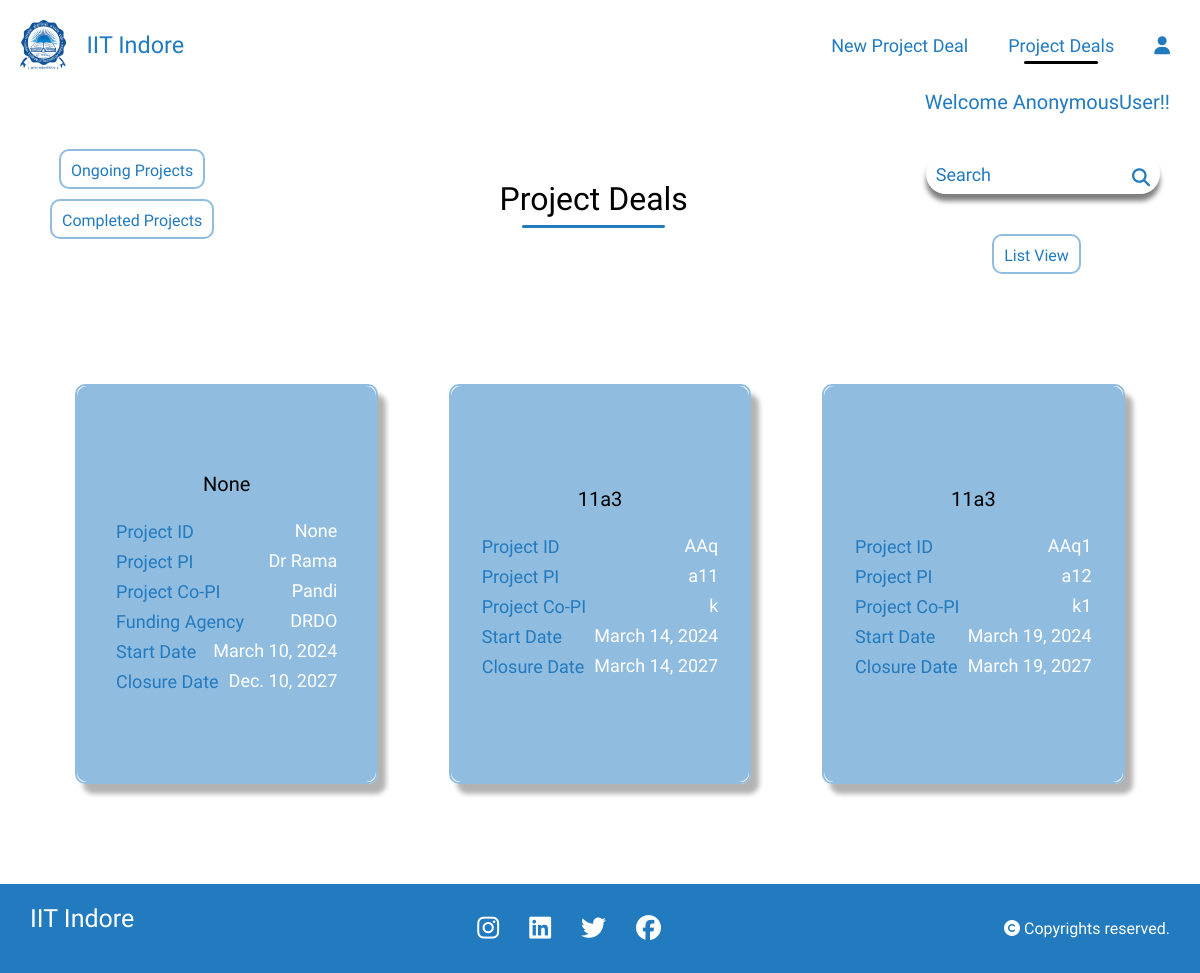
/project_search/, run on an earlier commit of the app's database.
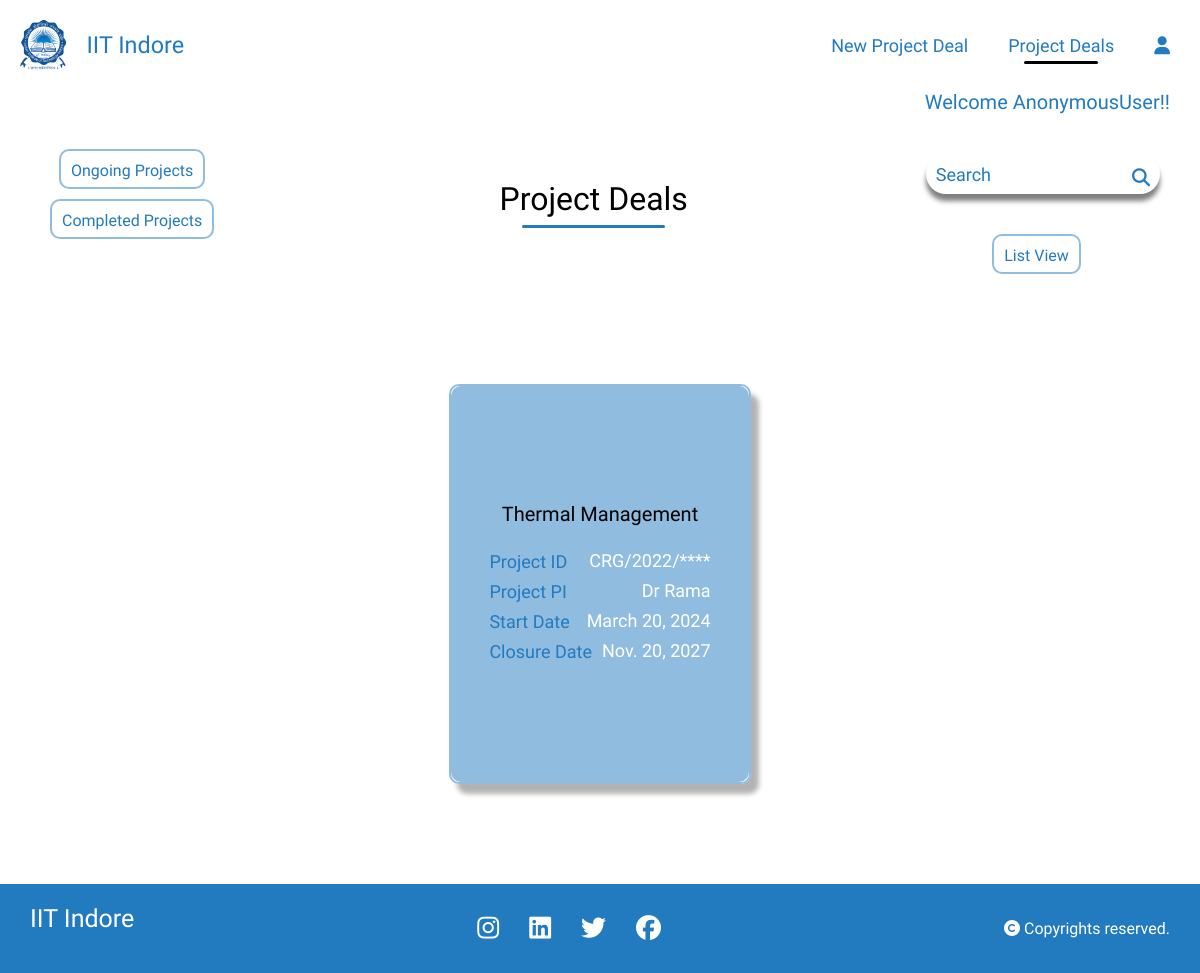
And on a later commit of the database.
### home/models.py (models this page shows)
class project_details(models.Model):
    Project_Fellowship_No = models.CharField(max_length=20,null=True,blank=True,default=None)
    Project_file_name = models.CharField(max_length=20,null=True,blank= True)
    PI_of_Project = models.CharField(max_length=20,blank=True,null=True)
    Sanctioned_Date = models.DateField(null=True)
    Project_Start_Date = models.DateField(null=True)
    Project_Closure_Date = models.DateField(null=True)
    Title_of_Project = models.CharField(max_length=50,blank=True,null=True)
    project_duration =models.IntegerField(null=True)
    financial_year_start_index = models.IntegerField(null=True)
    financial_year_end_index = models.IntegerField(null=True)
    start_month = models.IntegerField(null=True)
    end_month = models.IntegerField(null=True)
    funding_agency = models.CharField(max_length=100,blank=True,null=True)
    Co_PI_of_Project = models.CharField(max_length=100,blank=True,null=True)
    Country = models.CharField(max_length=100,blank=True,null=True)
    Country_Involved = models.CharField(max_length=100,blank=True,null=True)
    Department = models.CharField(max_length=100,blank=True,null=True)
    Category = models.CharField(max_length=100,blank=True,null=True)
    Details_of_Donors= models.CharField(max_length=100,blank=True,null=True)
    remark = models.TextField(null=True, blank=True)
    scheme_name = models.CharField(max_length=255, null=True, blank=True)
    scheme_code = models.CharField(max_length=50, null=True, blank=True)
    received_amount =models.CharField(max_length=50, null=True, blank=True)
    date_of_receipt_amount = models.DateField(default=timezone.now, null=True, blank=True)
    provisional_uc = models.TextField(null=True, blank=True)
    audited_uc = models.TextField(null=True, blank=True)
    link_uc = models.URLField(null=True, blank=True)
    sanction_letters_link = models.URLField(null=True, blank=True)
    total_project_cost = models.CharField(max_length=50, null=True, blank=True)
    fellowship_type = models.CharField(max_length=100, null=True, blank=True)
    TASK_CHOICES = [
        ('ongoing', 'Ongoing'),
        ('completed', 'Completed'),
    ]
    task = models.CharField(
        max_length=10,
        choices=TASK_CHOICES,
        default='ongoing',
    )

### home/views.py (the view)
# urls.py: path('project_search/', views.project_search, name='project_search'),
def project_search(request):
    query = request.GET.get('q')
    if query:
     projects = project_details.objects.filter(
        (
            Q(Project_Fellowship_No__icontains=query) |
            Q(PI_of_Project__icontains=query) |
            Q(Title_of_Project__icontains=query) |
            Q(funding_agency__icontains=query) |
            Q(Co_PI_of_Project__icontains=query)
        ) &
        Q(task='ongoing')
    )
    else:
     projects = project_details.objects.filter(task='ongoing')
    context = {
        'projects': projects,
        'query': query,
    }
    return render(request, 'project_list.html', context)

### templates/project_list.html (shortened to what this page needs)
{% load static %}
<!DOCTYPE html>
<html lang="en">
<head>
    <link rel="stylesheet" href="{% static 'style.css' %}">
</head>
<body>
  {% load account %}
    <div class="navbar1">
        <div class="title">
            <a href="{% url "homepage" %}" class="lo">
              <img src="{% static "IITI_Logo.png" %}" class="logo">
              <h3>IIT Indore</h3>
            </a>
        </div>
        <div class="links">
            <ul>
                <li><a href="{% url "index" %}">New Project Deal</a></li>
                <li><a href="{% url "project_list" %}" class="active">Project Deals</a></li>
                <li><a href="{% url "logout" %}"><i class="fa-solid fa-user"></i></a></li>
            </ul>
        </div>
    </div>
    <h5 class="name">Welcome {% user_display user %}!!</h5>
    <div class="titles">
      <div class="dropdown">
        <div class="dropdown-menu" aria-labelledby="dropdownMenuButton">
          <a class="dropdown-item" id="ongoing" href="#" onclick="showOngoingProjects()">Ongoing Projects</a>
          <a class="dropdown-item" href="#" id="completed" onclick="showCompletedProjects()">Completed Projects</a>
        </div>
      </div>
      <div class="sub_nav">
          <div class="project_list"><h1>Project Deals</h1></div>
      </div>
      <div class="search">
        <form class="search-bar sub_nav" method="GET" action="{% url 'project_search' %}">
            <input type="text" name="q" placeholder="Search">
            <button type="submit"><i class="fa-solid fa-magnifying-glass"></i></button>
        </form>
        <a href="{% url 'project_listwise' %}">List View</a>
      </div>
    </div>
    <div class="project-container">
        {% for project in projects %}
        <div class="book">
            <div class="buttons">
                <a href="{% url 'fill' project_id=project.id %}">
                    <button class="button">Monthly Sheet</button>
                </a>
                <a href="{% url 'mastersheet' project_id=project.id %}">
                    <button class="button">Mastersheet</button>
                </a>
                <a href="{% url 'SOE_navigation' project_id=project.id %}">
                  <button class="button">SOE</button>
              </a>
              <a href="{% url 'ucr' project_id=project.id %}">
                <button class="button">UCR</button>
            </a>
            </div>
            <div class="cover">
                <div class="project-details">
                    <h4 style="text-align:center;">   {{ project.Title_of_Project }}  </h4>
                    <p><span>Project ID</span><span> {{ project.Project_Fellowship_No }}</span></p>
                    <p><span>Project PI</span><span> {{ project.PI_of_Project }}</span></p>
                    {% if project.Co_PI_of_Project %}<p><span>Project Co-PI</span><span>{{ project.Co_PI_of_Project }}</span></p>{% endif %}
                    {% if project.funding_agency %}<p><span>Funding Agency</span><span>{{ project.funding_agency }}</span></p>{% endif %}
                    <p><span>Start Date</span><span>{{ project.Project_Start_Date }}</span></p>
                    <p><span>Closure Date</span><span>{{ project.Project_Closure_Date }}</span></p>
                </div>
            </div>
           </div>
        {% endfor %}
    </div>
    <footer>
        <div class="footer">
          <div class="info">
            <h4>IIT Indore</h4>
          </div>
          <div class="social">
            <ul>
              <li><a href="#"><i class="fa-brands fa-instagram"></i></a></li>
              <li><a href="#"><i class="fa-brands fa-linkedin"></i></a></li>
              <li><a href="#"><i class="fa-brands fa-twitter"></i></a></li>
              <li><a href="#"><i class="fa-brands fa-facebook"></i></a></li>
            </ul>
          </div>
          <div class="rights">
            <p><i class="fa-solid fa-copyright"></i> Copyrights reserved.</p>
          </div>
        </div>
      </footer>
</body>
</html>

### static/style.css (style rules this page uses)
* { margin: 0; padding: 0; box-sizing: border-box; font-family: 'Ubuntu', cursive; font-weight: 400; }
:root { --primary-color:#000; --secondary-color: rgb(34,122,191); }
.navbar1 { width: 100%; padding: 20px 10px; position: sticky; top: 0px; display: flex; justify-content: space-between; align-items: center; background: transparent; }
.navbar1 .title { display: flex; margin:0px 10px; font-size: 20px; color: var(--secondary-color); font-weight: 400; align-items: center; justify-content: center; cursor: pointer; }
.navbar1 h3 { color: var(--secondary-color); }
.navbar1 .title img { height: 50px; margin-right: 20px; cursor: pointer; }
.navbar1 .links ul { display: flex; align-items: center; justify-content: center; flex: 1; flex-wrap: wrap; }
.navbar1 .links ul li { list-style: none; }
.navbar1 .links ul li a { margin: auto 20px; text-decoration: none; font-size: 18px; position: relative; font-weight: 500; color: var(--secondary-color); }
.lo { display: flex; align-items: center; justify-content: center; color: #fff; text-decoration: none; }
.active::after { content: ''; position: absolute; width: 70%; left: 15%; bottom: -8px; height: 3px; background-color: var(--primary-color); border-radius: 10px; }
footer .footer { display: flex; justify-content: space-between; align-items: center; flex-wrap: wrap; padding: 20px 30px; background-color: var(--secondary-color); color: #fff; }
.info h4 { text-align: center; color: #fff; margin-bottom: 20px; font-size: 25px; }
.social ul { display: flex; align-items: center; }
.social ul li { list-style-type: none; }
.social ul li a { color: #fff; font-size: 25px; margin: 0px 15px; }

What changed in the data, as far as the page shows it:
removed project_details: Title_of_Project "None", Project_Fellowship_No "None", PI_of_Project "Dr Rama", Co_PI_of_Project "Pandi", funding_agency "DRDO", Project_Start_Date "March 10, 2024", Project_Closure_Date "Dec. 10, 2027"
removed project_details: Title_of_Project "11a3", Project_Fellowship_No "AAq", PI_of_Project "a11", Co_PI_of_Project "k", Project_Start_Date "March 14, 2024", Project_Closure_Date "March 14, 2027"
removed project_details: Title_of_Project "11a3", Project_Fellowship_No "AAq1", PI_of_Project "a12", Co_PI_of_Project "k1", Project_Start_Date "March 19, 2024", Project_Closure_Date "March 19, 2027"
added project_details: Title_of_Project "Thermal Management", Project_Fellowship_No "CRG/2022/****", PI_of_Project "Dr Rama", Project_Start_Date "March 20, 2024", Project_Closure_Date "Nov. 20, 2027"
